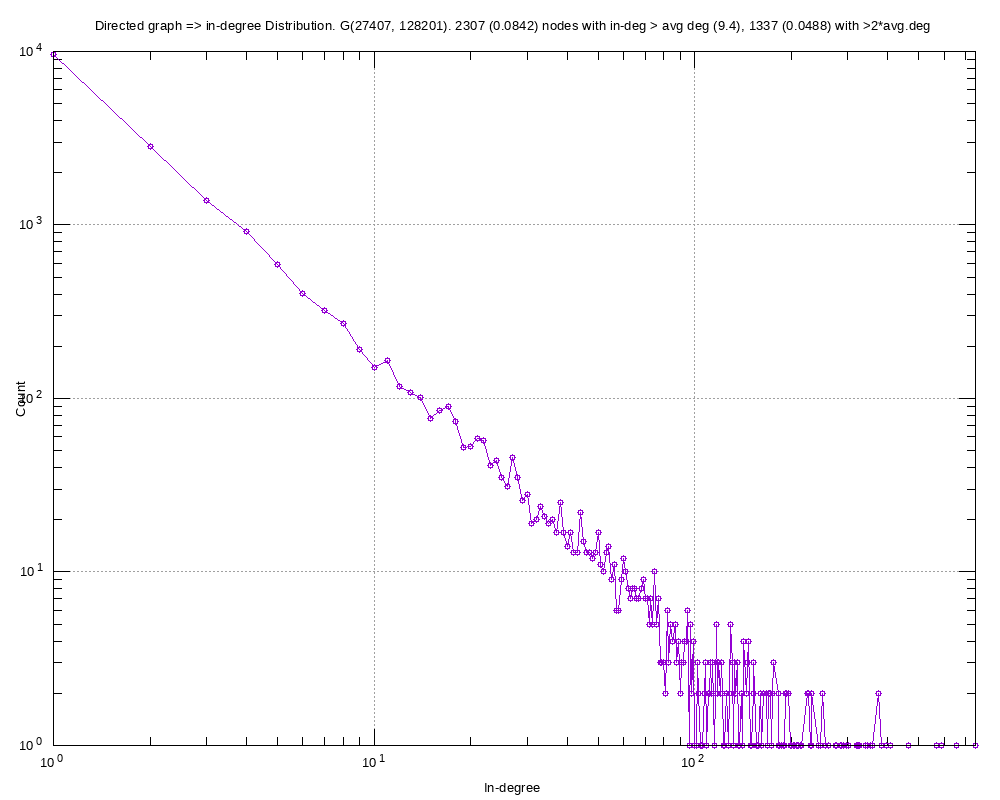

Reproduce this figure in gnuplot.
#
# Directed graph => in-degree Distribution. G(27407, 128201). 2307 (0.0842) nodes with in-deg > avg deg (9.4), 1337 (0.0488) with >2*avg.deg (Fri Aug 23 17:04:30 2019)
#

set title "Directed graph => in-degree Distribution. G(27407, 128201). 2307 (0.0842) nodes with in-deg > avg deg (9.4), 1337 (0.0488) with >2*avg.deg"
set key bottom right
set logscale xy 10
set format x "10^{%L}"
set mxtics 10
set format y "10^{%L}"
set mytics 10
set grid
set xlabel "In-degree"
set ylabel "Count"
set tics scale 2
set terminal png font arial 10 size 1000,800
set output 'inDeg.soc-Epinions1-subgraph-degree-distribution.png'
plot 	"inDeg.soc-Epinions1-subgraph-degree-distribution.tab" using 1:2 title "" with linespoints pt 6
